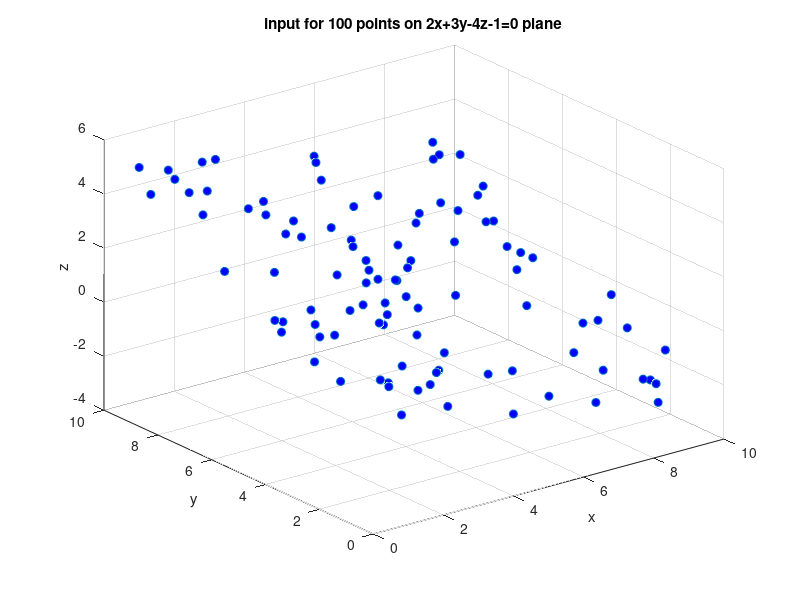

MATLAB code for this plot: (Note: this script raises an error after producing the figure.)
%% Input

clc;
close all;
clear all;

% first we consider a plane for inputs ax+by+dz+e=0
a = 2;
b = -4;
d = 8;
e = -0;

% we define 100 random points on this plane
rand_points = [100,1];
x = 10 * rand(rand_points);
y = 10 * rand(rand_points);
% we define z according to x & y
z = (1/d) * (-a*x - b*y - e);

% we show scatter of this points 
figure("Name",'input')
input = [x y z];
scatter3(x,y,z,"MarkerFaceColor",'b');
title('input for 100 points on 2x+3y-4z-1=0 plane')
xlabel('x');
ylabel('y');
zlabel('z');
%% 
%% Trainig data with LMS algorythm
w_1 = rand(3,3);
iteration = 20:20:100; %matrix of number of iteration
step = 0.0001; % learning step
for i = 1:length(iteration)
    %weight matrix
    w = zeros(3,3,iteration(i));
    w( : , : , 1 ) = step * w_1; % initial weight

    %preallocating output and error
    output = zeros(100 , 3 , iteration(i));
    error = zeros(100 , 3 , iteration(i));
    for j = 1 : iteration(i)
        output( : , : , j ) = input( : , :) * w ( : , : , j );
        error( : , : , j ) = output( : , : , j ) - input( : , : );
        w( : , : , j+1 ) =  w( : , : , j ) + step *  input.' * error( : , : , j ); % Updating weight matrix
    end
    number_iteration = sprintf('%d',iteration(i));
    weight_matrix = w( : , : , iteration(i));
    MAError(i) = mae(error(:,:,iteration(i)));
    figure("Name",sprintf('iteration:%d',iteration(i)));
    scatter3(x,y,z,"MarkerFaceColor",'b');
    hold on
    scatter3(output( : , 1 , iteration(i)) , output( : , 2 , iteration(i)) , output( : , 3 , iteration(i)),'Marker','o',"MarkerEdgeColor",'r' )
    title(sprintf('number of Iterations = %d',iteration(i)))
    xlabel('x')
    ylabel('y')
    zlabel('z')
    legend('training inputs', 'training outputs')
    hold off
end


%%
% *Testing data*

%  Testing input
rand_points = [100,1];
x_test = 20 * rand(rand_points);
y_test = 20 * rand(rand_points);
% we define z according to x & y
z_test = (1/d) * (-a*x_test - b*y_test - e);
input_test = [x_test y_test z_test]

iteration = 20:20:100 % Matrix of numbers of iterations
MAError_t = zeros(1,length(iteration));

for i= 1:length(iteration)
    
    % Preallocating output and error
    output_test = zeros(100,3,iteration(i));
    error_test = zeros(100,3,iteration(i));
    
    output_test(:,:,iteration(i)) = input_test(:,:) * weight_matrix(:,:,iteration(i))  ;
    error_test(:,:,iteration(i)) = input_test(:,:) - output_test(:,:,iteration(i));
    
    figure(i+6)
    scatter3(x_test , y_test , z_test , 'marker', 'o' , "MarkerFaceColor", 'g', 'MarkerEdgeColor','g')
    hold on
    scatter3(output_test(:,1,iteration(i)),output_test(:,2,iteration(i)), output_test(:,3,iteration(i)), 'marker', 'o' ,'MarkerEdgeColor','c')
    title(sprintf('number of Iterations = %d',iteration(i)))
    xlabel('x')
    ylabel('y')
    zlabel('z')
    legend('test inputs', 'test outputs')
    hold off
    MAError_t(i) = mae(error_test(:,:,iteration(i)));
    
end

figure('name','validation')
plot(iteration,MAError)
hold on
plot(iteration,MAError_t)
grid on
title('Validation and Training Diagram')
xlabel('Number of Iterations')
ylabel('Mean Absolute Error')
legend('Training', 'Validation')







